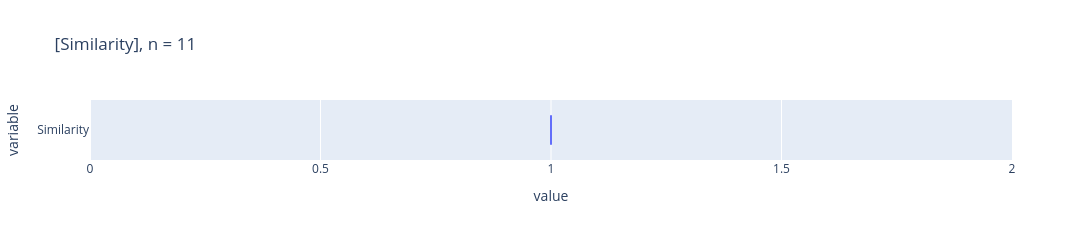

The notebook cell saved with this chart:
### Code cell
_=pls.plot_box(results["Similarity"], annotations=False)

### Figure 1 — Plotly figure (JSON) as saved in the notebook; plotly's stock layout.template omitted (floating-point values rounded to 4 significant figures)
{"data": [{"alignmentgroup": "True", "hovertemplate": "value=%{x}<br>variable=%{y}<extra></extra>", "legendgroup": "", "marker": {"color": "#636efa"}, "name": "", "notched": false, "offsetgroup": "", "orientation": "h", "showlegend": false, "type": "box", "x": [1.0, 1.0, 1.0, 1.0, 1.0, 1.0, 1.0, 1.0, 1.0, 1.0], "x0": " ", "xaxis": "x", "y": ["Similarity", "Similarity", "Similarity", "Similarity", "Similarity", "Similarity", "Similarity", "Similarity", "Similarity", "Similarity"], "y0": " ", "yaxis": "y"}], "layout": {"boxmode": "group", "height": 200, "legend": {"tracegroupgap": 0}, "title": {"text": "[Similarity], n = 11"}, "width": 1200, "xaxis": {"anchor": "y", "domain": [0, 1], "title": {"text": "value"}}, "yaxis": {"anchor": "x", "domain": [0, 1], "title": {"text": "variable"}}}}
